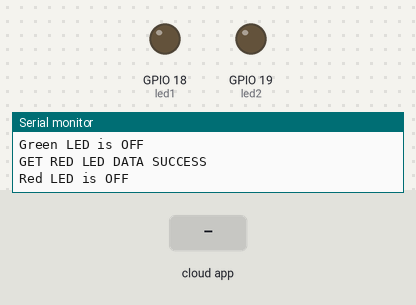
Bench run of a sketch on a simulated ESP32. On the bench: output pins drawn as LEDs (lit = HIGH), the last lines printed to the serial monitor. The test bench sets the inputs (shaded band). WiFi joins after 1.5 s; servers stay silent unless stated; the Firebase database answers and starts empty.

Above: at 3.1 s.
3.2 s: the phone or cloud app sets RED to ON
At 4.5 s:
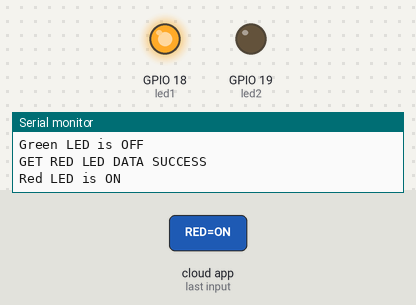
4.9 s: the phone or cloud app sets GREEN to ON
At 6.4 s:
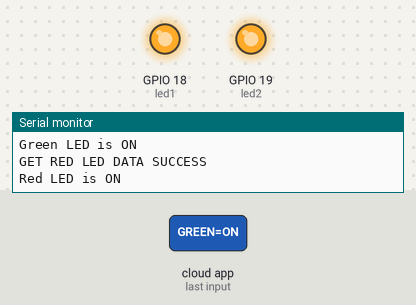
6.7 s: the phone or cloud app sets RED to OFF
At 7.3 s:
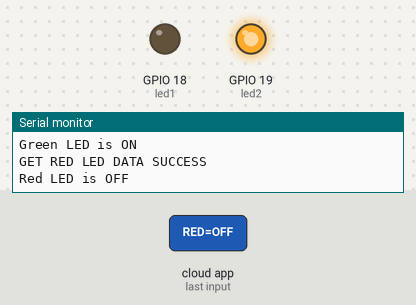
8.4 s: the phone or cloud app sets GREEN to OFF
At 9.3 s:
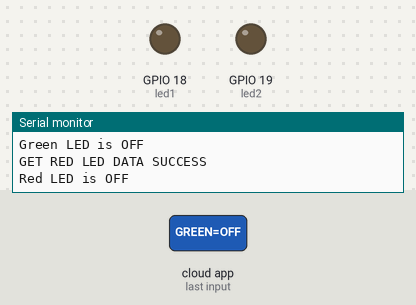
Timing chart, 0 to 11.2 s (numbered marks = the images above; inputs shaded):
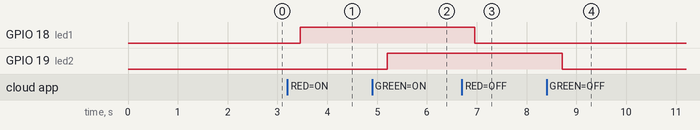

The sketch:

code.ino
```cpp
#include <FirebaseESP32.h>    // Connecting IOT devices through Google Firebase cloud storage database server.
#include <WiFi.h>

FirebaseData firebaseData;

const int led1 = 18;
const int led2 = 19;

// Enter your WiFi network credentials
const char* ssid = "__________";
const char* pass = "__________";

// Enter your Firebase database host and secret key.
const char* Firebase_host = "esp32-led-***.firebaseio.com";
const char* Firebase_auth = "4rSAT6IXB875j6Ih3bw***********";

void setup()
{
  Serial.begin(115200);
  pinMode(led1,OUTPUT);
  pinMode(led2,OUTPUT);
  WiFi.begin(ssid,pass);
  Serial.print("Connecting to WiFi");
  while (WiFi.status() != WL_CONNECTED)
  {
    Serial.print(".");
    delay(200);
  }
  Serial.println("");
  Serial.println("Connected to WiFi successfully");
  Serial.print("IP Address: ");
  Serial.println(WiFi.localIP());

  Firebase.begin(Firebase_host,Firebase_auth); // Establishes connection between ESP32 module and Firebase server.

  Firebase.reconnectWiFi(true);

  if (Firebase.setString(firebaseData,"/RED","OFF")) // Returns a boolean value if it successfully sets a string node "RED" with value "OFF"
  {
    Serial.println("Create RED LED node success");
  }
  else
  {
    Serial.println("Create RED LED node failed");
    Serial.println(firebaseData.errorReason()); // Displays the error reason
  }

  if (Firebase.setString(firebaseData,"/GREEN","OFF"))
  {
    Serial.println("Create GREEN LED node success");
  }
  else
  {
    Serial.println("Create GREEN LED node failed");
    Serial.println(firebaseData.errorReason());
  }
}

void loop()
{
  if(Firebase.getString(firebaseData,"/RED")) // Returns a boolean value if it successfully receives a string value from the "RED" string node in the database
  {
    Serial.println("GET RED LED DATA SUCCESS");

      String val1 = firebaseData.stringData(); // Gets the value from that particular string node and stores it in string variable "val1"
      //Serial.println(val1);
      if (val1 == "ON")
      {
        Serial.println("Red LED is ON");
        digitalWrite(led1,HIGH);
        delay(200);
        Serial.println("");
      }
      else if (val1 == "OFF")
      {
        Serial.println("Red LED is OFF");
        digitalWrite(led1,LOW);
        delay(200);
        Serial.println("");
      }
      else
      {
        Serial.println("Error input for RED LED");
        Serial.println(firebaseData.errorReason());
      }
    }

    if(Firebase.getString(firebaseData,"/GREEN"))
   {
     Serial.println("GET GREEN LED DATA SUCCESS");
      String val2 = firebaseData.stringData();
      //Serial.println(val2);
      if (val2 == "ON")
      {
        Serial.println("Green LED is ON");
        digitalWrite(led2,HIGH);
        delay(200);
        Serial.println("");
      }
      else if (val2 == "OFF")
      {
        Serial.println("Green LED is OFF");
        digitalWrite(led2,LOW);
        delay(200);
        Serial.println("");
      }
      else
      {
        Serial.println("Error input at Green LED");
        Serial.println(firebaseData.errorReason());
      }
    }

}
```

Measured:
- after the input at 3.2 s, GPIO 18 (led1): LOW → HIGH after 0.26 s
- after the input at 4.9 s, GPIO 19 (led2): LOW → HIGH after 0.31 s
- after the input at 6.7 s, GPIO 18 (led1): HIGH → LOW after 0.26 s
- after the input at 8.4 s, GPIO 19 (led2): HIGH → LOW after 0.31 s
